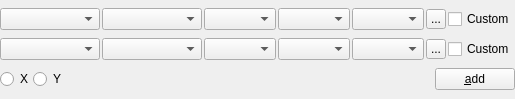
<?xml version="1.0" encoding="UTF-8"?>
<ui version="4.0">
 <class>ResultSelectorWidget</class>
 <widget class="QWidget" name="ResultSelectorWidget">
  <property name="geometry">
   <rect>
    <x>0</x>
    <y>0</y>
    <width>500</width>
    <height>99</height>
   </rect>
  </property>
  <property name="sizePolicy">
   <sizepolicy hsizetype="Preferred" vsizetype="Minimum">
    <horstretch>0</horstretch>
    <verstretch>0</verstretch>
   </sizepolicy>
  </property>
  <property name="maximumSize">
   <size>
    <width>16777215</width>
    <height>171</height>
   </size>
  </property>
  <property name="windowTitle">
   <string>ResultSelectorWidget</string>
  </property>
  <property name="styleSheet">
   <string notr="true"/>
  </property>
  <layout class="QVBoxLayout" name="verticalLayout">
   <property name="spacing">
    <number>0</number>
   </property>
   <property name="margin">
    <number>0</number>
   </property>
   <item>
    <layout class="QHBoxLayout" name="horizontalLayout">
     <property name="spacing">
      <number>2</number>
     </property>
     <item>
      <widget class="QComboBox" name="cbItem">
       <property name="minimumSize">
        <size>
         <width>100</width>
         <height>0</height>
        </size>
       </property>
      </widget>
     </item>
     <item>
      <widget class="QComboBox" name="cbSection">
       <property name="minimumSize">
        <size>
         <width>100</width>
         <height>0</height>
        </size>
       </property>
      </widget>
     </item>
     <item>
      <widget class="QComboBox" name="cbSubSection"/>
     </item>
     <item>
      <widget class="QComboBox" name="cbSubsubSection"/>
     </item>
     <item>
      <widget class="QComboBox" name="cbIndex"/>
     </item>
     <item>
      <widget class="QToolButton" name="customBtn">
       <property name="minimumSize">
        <size>
         <width>20</width>
         <height>20</height>
        </size>
       </property>
       <property name="maximumSize">
        <size>
         <width>20</width>
         <height>20</height>
        </size>
       </property>
       <property name="toolTip">
        <string>Add custom data</string>
       </property>
       <property name="text">
        <string>...</string>
       </property>
      </widget>
     </item>
     <item>
      <widget class="QCheckBox" name="customCheckBox">
       <property name="text">
        <string>Custom</string>
       </property>
      </widget>
     </item>
    </layout>
   </item>
   <item>
    <layout class="QHBoxLayout" name="horizontalLayout_2">
     <property name="spacing">
      <number>2</number>
     </property>
     <item>
      <widget class="QComboBox" name="cbYItem">
       <property name="minimumSize">
        <size>
         <width>100</width>
         <height>0</height>
        </size>
       </property>
      </widget>
     </item>
     <item>
      <widget class="QComboBox" name="cbYSection">
       <property name="minimumSize">
        <size>
         <width>100</width>
         <height>0</height>
        </size>
       </property>
      </widget>
     </item>
     <item>
      <widget class="QComboBox" name="cbYSubSection"/>
     </item>
     <item>
      <widget class="QComboBox" name="cbYSubsubSection"/>
     </item>
     <item>
      <widget class="QComboBox" name="cbYIndex"/>
     </item>
     <item>
      <widget class="QToolButton" name="customYBtn">
       <property name="minimumSize">
        <size>
         <width>20</width>
         <height>20</height>
        </size>
       </property>
       <property name="maximumSize">
        <size>
         <width>20</width>
         <height>20</height>
        </size>
       </property>
       <property name="toolTip">
        <string>Add custom data</string>
       </property>
       <property name="text">
        <string>...</string>
       </property>
      </widget>
     </item>
     <item>
      <widget class="QCheckBox" name="customYCheckBox">
       <property name="text">
        <string>Custom</string>
       </property>
      </widget>
     </item>
    </layout>
   </item>
   <item>
    <layout class="QHBoxLayout" name="horizontalLayout_5">
     <property name="spacing">
      <number>0</number>
     </property>
     <item>
      <widget class="QRadioButton" name="xRBtn">
       <property name="text">
        <string>X</string>
       </property>
      </widget>
     </item>
     <item>
      <widget class="QRadioButton" name="yRBtn">
       <property name="text">
        <string>Y</string>
       </property>
      </widget>
     </item>
     <item>
      <spacer name="horizontalSpacer_3">
       <property name="orientation">
        <enum>Qt::Horizontal</enum>
       </property>
       <property name="sizeType">
        <enum>QSizePolicy::MinimumExpanding</enum>
       </property>
       <property name="sizeHint" stdset="0">
        <size>
         <width>40</width>
         <height>20</height>
        </size>
       </property>
      </spacer>
     </item>
     <item>
      <widget class="QPushButton" name="btnOK">
       <property name="text">
        <string>&amp;add</string>
       </property>
      </widget>
     </item>
    </layout>
   </item>
  </layout>
 </widget>
 <layoutdefault spacing="6" margin="11"/>
 <resources/>
 <connections>
  <connection>
   <sender>btnOK</sender>
   <signal>clicked()</signal>
   <receiver>ResultSelectorWidget</receiver>
   <slot>onOK()</slot>
   <hints>
    <hint type="sourcelabel">
     <x>411</x>
     <y>9</y>
    </hint>
    <hint type="destinationlabel">
     <x>374</x>
     <y>-19</y>
    </hint>
   </hints>
  </connection>
 </connections>
 <slots>
  <slot>onOK()</slot>
 </slots>
</ui>
